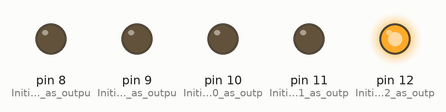
This sketch was run on a simulated Arduino Uno, built with avr-gcc and run on an emulated ATmega328P. Parts: output pins drawn as LEDs (lit = HIGH).

Above: at 0.12 s.
At 0.62 s:
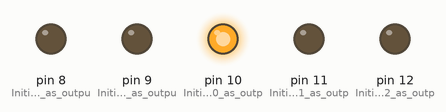
At 0.87 s:
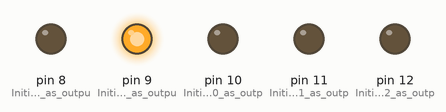
At 1.62 s:
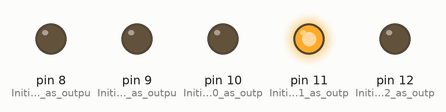
At 2.37 s:
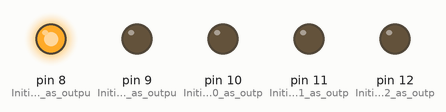
Timing chart, 0 to 3.0 s (numbered marks = the images above):
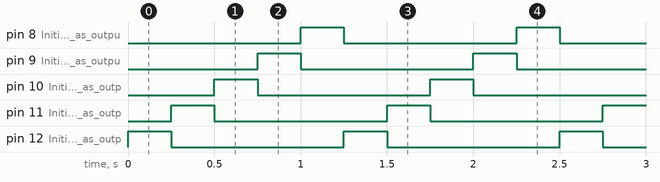

Measured:
- by itself, pin 8 (Initialize_pin_8_as_outpu), pin 9 (Initialize_pin_9_as_outpu), pin 10 (Initialize_pin_10_as_outp), pin 11 (Initialize_pin_11_as_outp), pin 12 (Initialize_pin_12_as_outp): alternates HIGH for 0.25 s and LOW for 1.0 s
- by itself, everything shown: repeats every 1.3 s, in 5 steps

The sketch:

002_-_Light_Chaser_Program_1.ino
```cpp
/*
  Light Chaser Program 1

  This program makes it so the five external LEDs connected to the Arduino light up in a repeating sequence from left to right.

  The program makes use of int, pinMode, digitalWrite, and delay.
*/

// The setup function runs once when you press reset or power the board.
int t = 250; // Set "t" as variable with a value of 250.

void setup() {
  pinMode(12, OUTPUT); // Initialize pin 12 as output.
  pinMode(11, OUTPUT); // Initialize pin 11 as output.
  pinMode(10, OUTPUT); // Initialize pin 10 as output.
  pinMode(9, OUTPUT); // Initialize pin 9 as output.
  pinMode(8, OUTPUT); // Initialize pin 8 as output.
}

// The loop function runs over and over again forever.
void loop() {
  digitalWrite(8, LOW); // Turn the pin 8 off (LOW is the voltage level).
  digitalWrite(12, HIGH); // Turn the pin 12 on (HIGH is the voltage level).
  delay(t); // Wait for t milliseconds (250 milliseconds).
  digitalWrite(12, LOW); // Turn the pin 12 off (LOW is the voltage level).
  digitalWrite(11, HIGH); // Turn the pin 11 on (HIGH is the voltage level).
  delay(t);
  digitalWrite(11, LOW); // Turn the pin 11 off (LOW is the voltage level).
  digitalWrite(10, HIGH); // Turn the pin 10 on (HIGH is the voltage level).
  delay(t);
  digitalWrite(10, LOW); // Turn the pin 10 off (LOW is the voltage level).
  digitalWrite(9, HIGH); // Turn the pin 9 on (HIGH is the voltage level).
  delay(t);
  digitalWrite(9, LOW); // Turn the pin 9 off (LOW is the voltage level).
  digitalWrite(8, HIGH); // Turn the pin 8 on (HIGH is the voltage level).
  delay(t);
}
```
